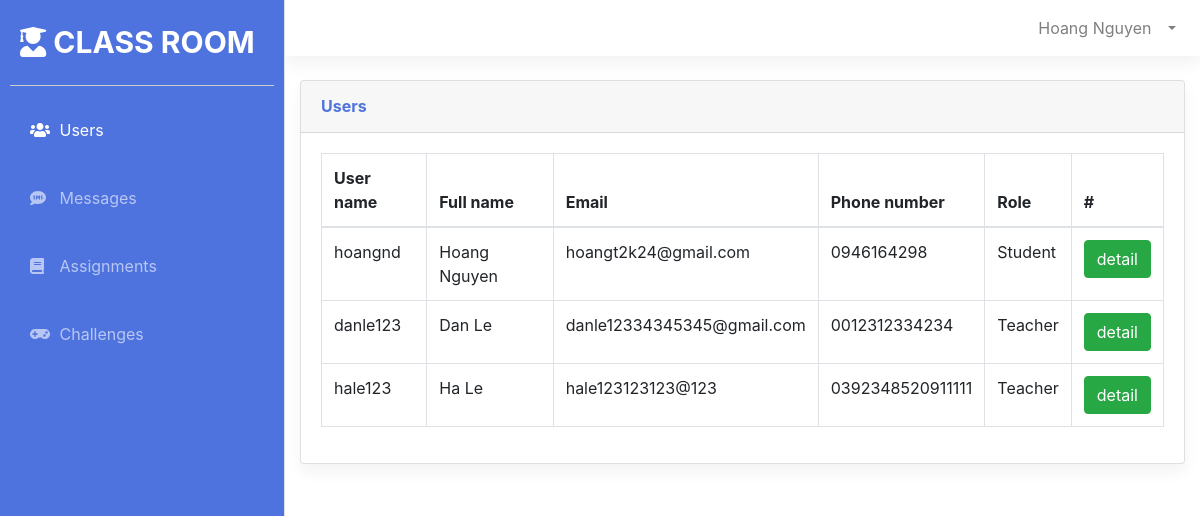
/public/views/Home.php (signed in), run on an earlier commit of the app's database.
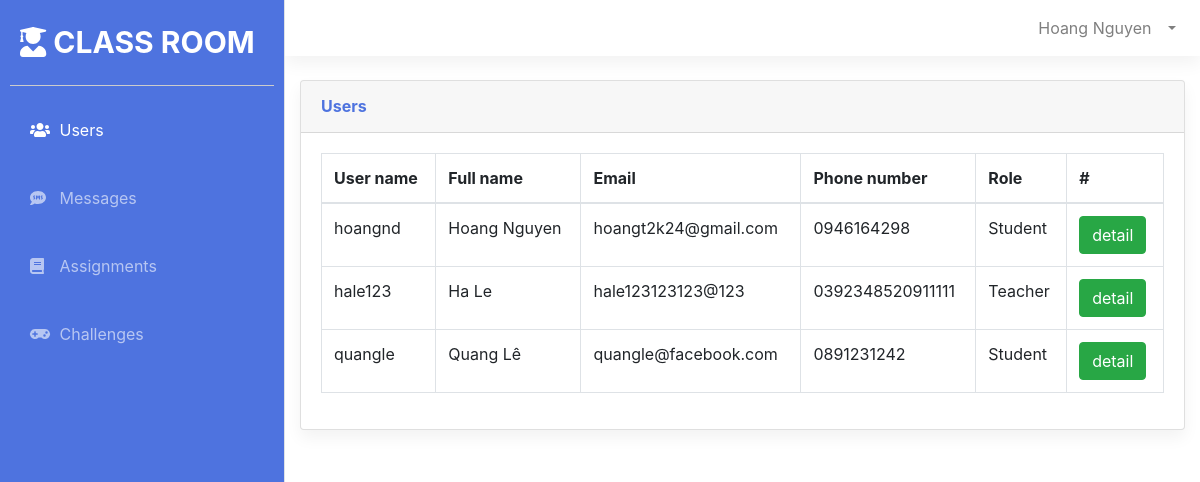
And on a later commit of the database.
### tables this page shows
CREATE TABLE `Users` (
  `UserID` int(11) NOT NULL,
  `UserName` text NOT NULL,
  `Password` text NOT NULL,
  `FullName` text NOT NULL,
  `PhoneNumber` text NOT NULL,
  `Email` text NOT NULL,
  `Role` int(11) NOT NULL
);

### admin/dbconnect/dbconnection.php (called while the page is built, shortened)
<?php
class DBConnect {
    function InitConnect() {
        $DB_SERVER='127.0.0.1';
        $DB_USERNAME='root';
        $DB_PASSWORD='cTSChE86a7u8';
        $DB_NAME='StudentManagement';
        $link = mysqli_connect($DB_SERVER, $DB_USERNAME, $DB_PASSWORD, $DB_NAME);
        return $link;
    }
}

### admin/controllers/UserController.php (called while the page is built, shortened)
<?php
require_once '../../admin/dbconnect/dbconnection.php';
require_once '../../admin/models/User.php';
class UserController
{
    private $link;
    function __construct()
    {
        $dbconnect = new DBConnect();
        $this->link = $dbconnect->InitConnect();
    }
    function GetAllUsers()
    {
        $userList = [];
        $sql = "SELECT * FROM Users";
        $rs = $this->link->query($sql);
        if ($rs->num_rows > 0) {
            while ($row = $rs->fetch_assoc()) {
                $user = new User();
                $user->setUserID($row["UserID"]);
                $user->setUserName($row["UserName"]);
                $user->setFullName($row["FullName"]);
                $user->setEmail($row["Email"]);
                $user->setPhoneNumber($row["PhoneNumber"]);
                $user->setRole($row["Role"]);
                array_push($userList, $user);
            }
        }
        return $userList;
    }
}

### admin/models/User.php (called while the page is built, shortened)
<?php
class User {
    private $UserID;
    private $UserName;
    private $FullName;
    private $PhoneNumber;
    private $Email;
    private $Role;
    function getRole() {
        return $this->Role;
    }
    function setRole($Role): void {
        $this->Role = $Role;
    }
    function getFullName() {
        return $this->FullName;
    }
    function getPhoneNumber() {
        return $this->PhoneNumber;
    }
    function getEmail() {
        return $this->Email;
    }
    function getUserID() {
        return $this->UserID;
    }
    function getUserName() {
        return $this->UserName;
    }
    function setUserID($UserID): void {
        $this->UserID = $UserID;
    }
    function setUserName($UserName): void {
        $this->UserName = $UserName;
    }
    function setFullName($FullName): void {
        $this->FullName = $FullName;
    }
    function setPhoneNumber($PhoneNumber): void {
        $this->PhoneNumber = $PhoneNumber;
    }
    function setEmail($Email): void {
        $this->Email = $Email;
    }
}

### public/views/Home.php (the view, shortened to what this page needs)
<!DOCTYPE html>
<html lang="en">
<head>
    <link href="../lib/bootstrap/css/bootstrap.min.css" rel="stylesheet" type="text/css">
    <link href="../css/sidebar.css" rel="stylesheet">
    <link href="../css/home.css" rel="stylesheet">
</head>
<body>
    <div class="d-flex" id="wrapper">
        <?php include 'commons/Sidebar.php' ?>
        <div id="page-content-wrapper">
            <div id="content-wrapper" class="d-flex flex-column">
                <div id="content">
                    <?php include 'commons/Navtop.php' ?>
                    <div class="container-fluid">
                        <div class="card shadow mb-4">
                            <div class="card-header py-3">
                                <h6 class="m-0 font-weight-bold">Users</h6>
                            </div>
                            <div class="card-body">
                                <div class="table-responsive">
                                    <table class="table table-bordered" id="dataTable" width="100%" cellspacing="0">
                                        <thead>
                                            <tr>
                                                <th>User name</th>
                                                <th>Full name</th>
                                                <th>Email </th>
                                                <th>Phone number</th>
                                                <th>Role</th>
                                                <th>#</th>
                                            </tr>
                                        </thead>
                                        <tbody>
                                            <?php
                                            require_once '../../admin/controllers/UserController.php';
                                            require_once '../../admin/models/User.php';
                                            $controller = new UserController();
                                            $userList = $controller->GetAllUsers();
                                            if ($_SESSION["role"] == 1) {
                                                foreach ($userList as $user) {
                                                    $role = $user->getRole() == 1 ? "Student" : "Teacher";
                                                    echo "<tr>
                                                            <td>{$user->getUserName()}</td>
                                                            <td>{$user->getFullName()}</td>
                                                            <td>{$user->getEmail()}</td>
                                                            <td>{$user->getPhoneNumber()}</td>
                                                            <td>{$role}</td>
                                                            <td><a class='btn btn-success' href='DetailUser.php?userid={$user->getUserID()}'>detail</a></td>
                                                        </tr>";
                                                }
                                            }
                                            ?>
                                        </tbody>
                                    </table>
                                </div>
                            </div>
                        </div>
                    </div>
                </div>
            </div>
        </div>
    </div>
</body>
</html>

### public/views/commons/Sidebar.php
<div class="bg-light border-right" id="sidebar-wrapper">
    <div class="sidebar-heading">
        <a href="Home.php">
            <span><i class="fas fa-user-graduate"></i>
            CLASS ROOM
            </span>
        </a>
    </div>
    <hr/>
    <div class="list-group list-group-flush">
        <a href="Home.php" class="list-group-item list-group-item-action">
            <div class="sidebar-icon"><i class="fas fa-users"></i></div> Users
        </a>
        <a href="Messages.php" class="list-group-item list-group-item-action">
            <div class="sidebar-icon"><i class="fas fa-sms"></i></div> Messages
        </a>
        <a href="Assignments.php" class="list-group-item list-group-item-action">
            <div class="sidebar-icon"><i class="fas fa-book"></i></div> Assignments
        </a>
        <a href="Challenge.php" class="list-group-item list-group-item-action">
            <div class="sidebar-icon"><i class="fas fa-gamepad"></i></div> Challenges
        </a>
    </div>
</div>

### public/views/commons/Navtop.php (shortened to what this page needs)
<nav class="navbar navbar-expand navbar-light bg-white topbar mb-4 static-top shadow">
    <ul class="navbar-nav ml-auto">
        <li class="nav-item dropdown no-arrow">
            <a class="nav-link dropdown-toggle" href="#" id="userDropdown" role="button" data-toggle="dropdown" aria-haspopup="true" aria-expanded="false">
                <span class="mr-2 d-none d-lg-inline text-gray-600">
                    <?php
                    echo $_SESSION["fullname"];
                    ?>
                </span>
            </a>
        </li>
    </ul>
</nav>

### public/css/sidebar.css (style rules this page uses)
:root { --main-bg-color: #4e73df; }
#wrapper { overflow-x: hidden; }
#sidebar-wrapper { min-height: 100vh; margin-left: -15rem; -webkit-transition: margin 0.25s ease-out; -moz-transition: margin 0.25s ease-out; -o-transition: margin 0.25s ease-out; transition: margin 0.25s ease-out; position: fixed; left: 0px; top:0px; bottom: 0px; z-index: 100; font-size: 16px; }
#sidebar-wrapper .sidebar-heading { padding: 0.875rem 1.25rem; font-size: 1.2rem; background-color: var(--main-bg-color); color: white!important; height: 85px; padding-top: 20px; }
.list-group-flush .list-group-item { background-color: var(--main-bg-color)!important; color: white; width: 233px; padding-left: 30px; margin-bottom: 20px; }
#sidebar-wrapper .list-group { width: 15rem; }
#page-content-wrapper { min-width: 100vw; margin-left: 285px; }
@media (min-width: 768px) { #sidebar-wrapper { margin-left: 0; background-color: var(--main-bg-color) !important; color: white; width: 285px; } }
@media (min-width: 768px) { #page-content-wrapper { min-width: 0; width: 100%; } }
a.list-group-item { color: rgba(255, 255, 255, 0.596) !important; border: none; }
a.sidebar-selected { color: white !important; }
.sidebar-heading > a { text-decoration: none; color: white; font-weight: bold; text-align: center; font-size: 30px; }
.shadow { box-shadow: 0 0.5rem 1rem rgba(0, 0, 0, 0.05) !important; }
.sidebar-icon { width: 25px; display: inline-block; }
body { font-size: 16px!important; font-family: "Nunito", -apple-system,system-ui,BlinkMacSystemFont,"Segoe UI",Roboto,"Helvetica Neue",Arial,sans-serif, "Apple Color Emoji","Segoe UI Emoji","Segoe UI Symbol","Noto Color Emoji"; }
.btn { font-size: 16px!important; }
#sidebar-wrapper hr { height: 1px; background-color: #ccc; border: none; margin: 0px 10px 20px 10px; }
.card-header h6 { color: var(--main-bg-color); }

### public/css/home.css (style rules this page uses)
body { margin: 0; padding: 0; height: 100%; width: 100%; }
html { height: 100%; }

What changed in the data, as far as the page shows it:
removed users: UserName "danle123", FullName "Dan Le", Email "danle12334345345@gmail.com", PhoneNumber "0012312334234", Role "Teacher"
added users: UserName "quangle", FullName "Quang Lê", Email "quangle@facebook.com", PhoneNumber "0891231242", Role "Student"
